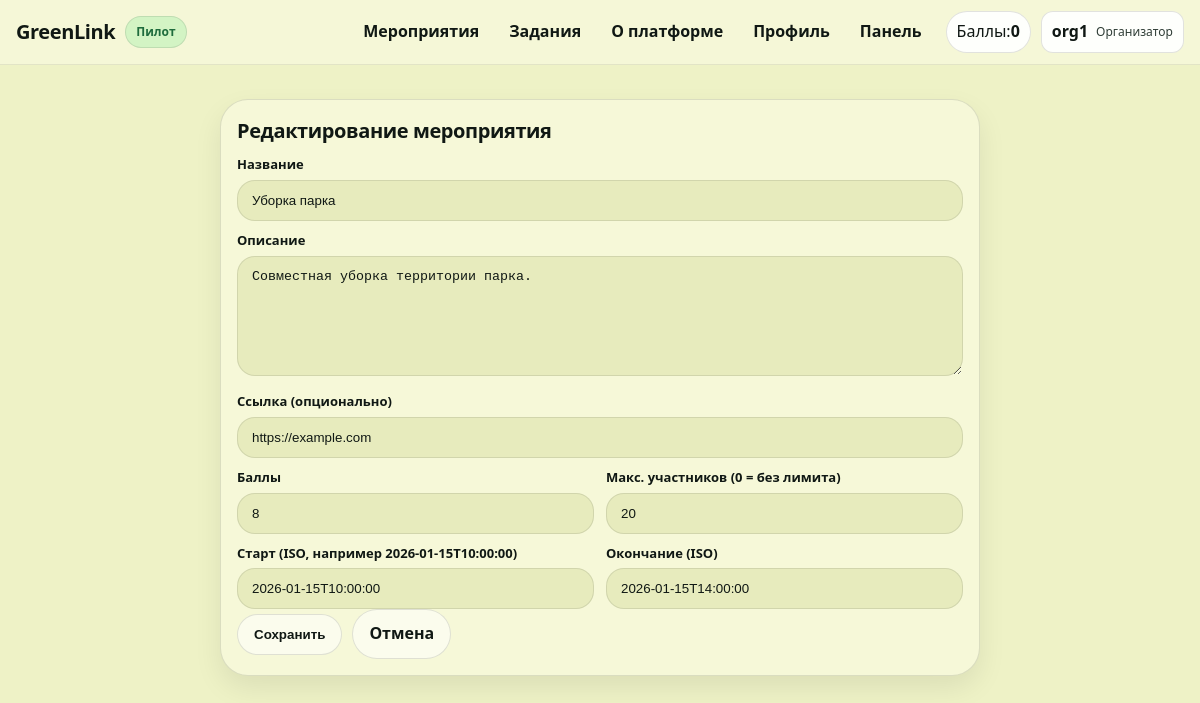
Page /manage/events/2/edit (signed in) on the committed database.
### tables this page shows
CREATE TABLE users (
  id INTEGER PRIMARY KEY AUTOINCREMENT,
  username TEXT NOT NULL UNIQUE,
  password_hash TEXT NOT NULL,
  role TEXT NOT NULL CHECK(role IN ('admin','organizer','volunteer')),
  created_at TEXT NOT NULL,
  is_blocked INTEGER NOT NULL DEFAULT 0,
  warnings_count INTEGER NOT NULL DEFAULT 0,
  last_warning_at TEXT,
  full_name TEXT,
  group_name TEXT,
  faculty TEXT,
  age INTEGER,
  university_id INTEGER,
  points INTEGER NOT NULL DEFAULT 0, education_text TEXT, bio_text TEXT,
  FOREIGN KEY (university_id) REFERENCES universities(id)
);

CREATE TABLE events (
  id INTEGER PRIMARY KEY AUTOINCREMENT,
  name TEXT NOT NULL,
  description TEXT,
  link TEXT,
  points INTEGER NOT NULL DEFAULT 0,
  start_time TEXT,
  end_time TEXT,
  max_participants INTEGER NOT NULL DEFAULT 0,
  created_by INTEGER,
  created_at TEXT NOT NULL,
  FOREIGN KEY (created_by) REFERENCES users(id)
);

### app/routes.py (the view, shortened to what this page needs)
@bp.route("/manage/events/<int:event_id>/edit", methods=["GET","POST"])
@login_required
@roles_required("admin","organizer")
def event_edit(event_id: int):
    db = get_db()
    e = db.execute("SELECT * FROM events WHERE id=?", (event_id,)).fetchone()
    if not e:
        flash("Мероприятие не найдено.", "error")
        return redirect(url_for("main.events"))
    if not _is_manager_for_item(e):
        flash("Недостаточно прав.", "error")
        return redirect(url_for("main.event_detail", event_id=event_id))
    return render_template("event_edit.html", e=e)

### app/auth.py (called while the page is built)
def current_user():
    if "user_id" not in session:
        return None
    if getattr(g, "_current_user", None) is None:
        db = get_db()
        g._current_user = db.execute("SELECT * FROM users WHERE id=?", (session["user_id"],)).fetchone()
    return g._current_user

def login_required(view):
    @wraps(view)
    def wrapped(*args, **kwargs):
        u = current_user()
        if not u:
            return redirect(url_for("main.login", next=request.path))
        if u["is_blocked"]:
            session.clear()
            flash("Ваш аккаунт заблокирован. Обратитесь к администратору.", "error")
            return redirect(url_for("main.login"))
        return view(*args, **kwargs)
    return wrapped

def roles_required(*roles):
    def deco(view):
        @wraps(view)
        def wrapped(*args, **kwargs):
            u = current_user()
            if not u:
                return redirect(url_for("main.login", next=request.path))
            if u["role"] not in roles:
                flash("Недостаточно прав для доступа к разделу.", "error")
                return redirect(url_for("main.index"))
            return view(*args, **kwargs)
        return wrapped
    return deco

### app/db.py (called while the page is built)
def get_db():
    if "db" not in g:
        db_path = current_app.config["DB_PATH"]
        os.makedirs(os.path.dirname(os.path.abspath(db_path)), exist_ok=True)
        g.db = sqlite3.connect(db_path)
        g.db.row_factory = sqlite3.Row
        g.db.execute("PRAGMA foreign_keys = ON;")
    return g.db

### app/routes.py (called while the page is built)
def _is_manager_for_item(item_row):
    u = current_user()
    if not u or not item_row:
        return False
    if u["role"] == "admin":
        return True
    if u["role"] != "organizer":
        return False
    try:
        keys = item_row.keys()
    except Exception:
        keys = []
    if "created_by" not in keys:
        return False
    return int(item_row["created_by"] or 0) == int(u["id"])

@bp.context_processor
def inject_user():
    return {"current_user": current_user()}

### app/templates/event_edit.html (shortened to what this page needs)
{% extends "base.html" %}
{% block content %}
  <div class="card" style="max-width:760px; margin:16px auto;">
    <h2>{% if e %}Редактирование мероприятия{% else %}Новое мероприятие{% endif %}</h2>
    <form method="post">
      <label>Название</label>
      <input name="name" required value="{{ e.name if e else '' }}">
      <label style="margin-top:10px;">Описание</label>
      <textarea name="description">{{ e.description if e else '' }}</textarea>
      <label style="margin-top:10px;">Ссылка (опционально)</label>
      <input name="link" value="{{ e.link if e else '' }}">
      <div class="row" style="margin-top:10px;">
        <div>
          <label>Баллы</label>
          <input name="points" value="{{ e.points if e else 0 }}">
        </div>
        <div>
          <label>Макс. участников (0 = без лимита)</label>
          <input name="max_participants" value="{{ e.max_participants if e else 0 }}">
        </div>
      </div>
      <div class="row" style="margin-top:10px;">
        <div>
          <label>Старт (ISO, например 2026-01-15T10:00:00)</label>
          <input name="start_time" value="{{ e.start_time if e else '' }}">
        </div>
        <div>
          <label>Окончание (ISO)</label>
          <input name="end_time" value="{{ e.end_time if e else '' }}">
        </div>
      </div>
      <div class="form-actions">
        <button class="btn" type="submit">{% if e %}Сохранить{% else %}Создать{% endif %}</button>
        <a class="btn secondary" href="{{ url_for('main.events') }}">Отмена</a>
      </div>
    </form>
  </div>
{% endblock %}

### app/templates/base.html (shortened to what this page needs)
<!doctype html>
<html lang="ru">
<head>
  <link rel="stylesheet" href="{{ url_for('static', filename='style.css') }}">
</head>
<body>
  <header class="topbar" id="topbar">
    <div class="container topbar-inner">
      <a class="brand" href="{{ url_for('main.index') }}" aria-label="На главную">
        <span class="brand-name">GreenLink</span>
        <span class="brand-badge">Пилот</span>
      </a>
      <div class="header-panel" id="header-panel">
        <nav class="nav" aria-label="Основная навигация">
          <a class="nav-link" href="{{ url_for('main.events') }}">Мероприятия</a>
          <a class="nav-link" href="{{ url_for('main.tasks') }}">Задания</a>
          <a class="nav-link" href="{{ url_for('main.about') }}">О платформе</a>
          {% if current_user %}
            <a class="nav-link" href="{{ url_for('main.profile') }}">Профиль</a>
            {% if current_user.role in ['admin','organizer'] %}
              <a class="nav-link" href="{{ url_for('main.manage') }}">Панель</a>
            {% endif %}
          {% endif %}
        </nav>
        <div class="top-actions">
          {% if current_user %}
            {% set role_labels = {'admin':'Администратор','organizer':'Организатор','volunteer':'Волонтёр'} %}
            <div class="points">Баллы: <strong>{{ current_user.points }}</strong></div>
            <details class="user">
              <summary class="user-sum">
                <span class="user-name">{{ current_user.username }}</span>
                <span class="user-role">{{ role_labels.get(current_user.role, current_user.role) }}</span>
              </summary>
            </details>
          {% else %}
            <a class="btn ghost" href="{{ url_for('main.login') }}">Войти</a>
            <a class="btn primary" href="{{ url_for('main.register') }}">Регистрация</a>
          {% endif %}
        </div>
      </div>
    </div>
  </header>
  <main class="container page">
    {% block content %}{% endblock %}
  </main>
</body>
</html>

### rows in the picture
users: points "0", username "org1", get "Организатор"
events: name "Уборка парка", description "Совместная уборка территории парка.", link "https://example.com", points "8", max_participants "20", start_time "2026-01-15T10:00:00", end_time "2026-01-15T14:00:00"
